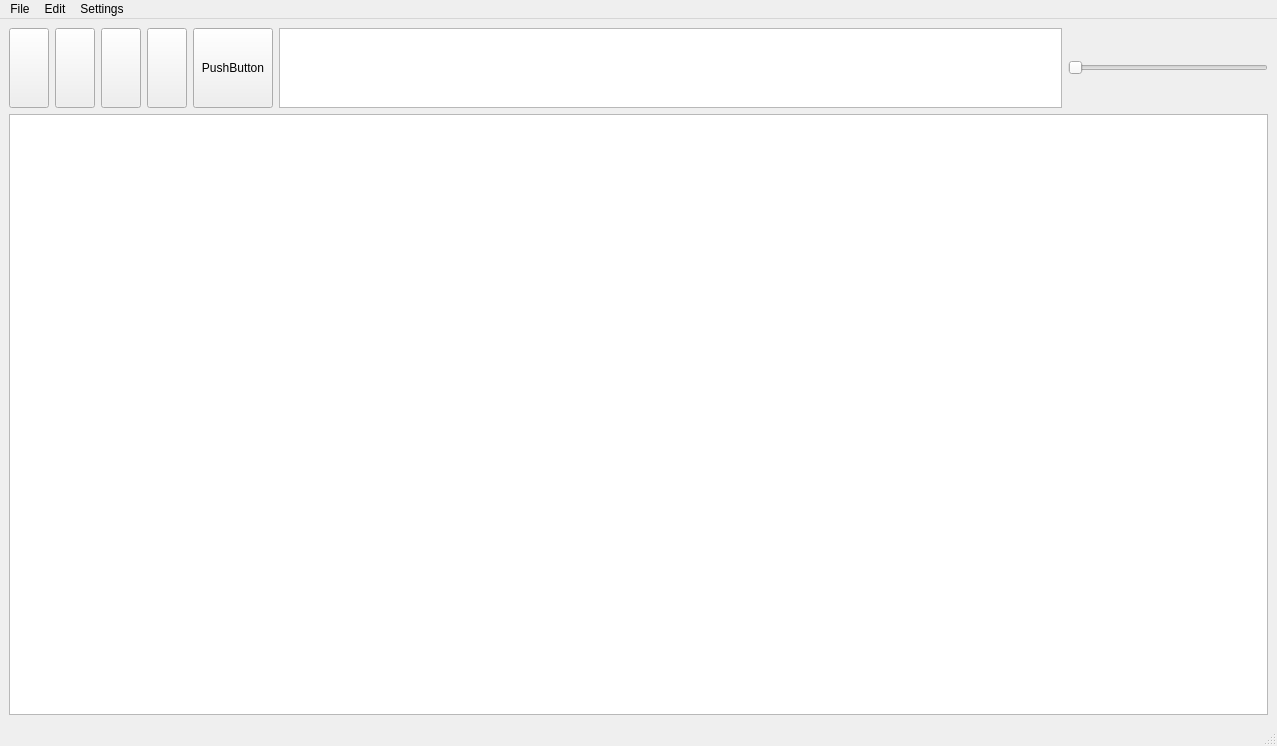
<?xml version="1.0" encoding="UTF-8"?>
<ui version="4.0">
 <class>MainWindow</class>
 <widget class="QMainWindow" name="MainWindow">
  <property name="geometry">
   <rect>
    <x>0</x>
    <y>0</y>
    <width>1277</width>
    <height>746</height>
   </rect>
  </property>
  <property name="sizePolicy">
   <sizepolicy hsizetype="Expanding" vsizetype="Preferred">
    <horstretch>0</horstretch>
    <verstretch>0</verstretch>
   </sizepolicy>
  </property>
  <property name="windowTitle">
   <string>MainWindow</string>
  </property>
  <widget class="QWidget" name="centralwidget">
   <property name="sizePolicy">
    <sizepolicy hsizetype="Expanding" vsizetype="Fixed">
     <horstretch>0</horstretch>
     <verstretch>0</verstretch>
    </sizepolicy>
   </property>
   <property name="minimumSize">
    <size>
     <width>0</width>
     <height>50</height>
    </size>
   </property>
   <layout class="QVBoxLayout" name="verticalLayout_2">
    <item>
     <layout class="QVBoxLayout" name="verticalLayout">
      <property name="sizeConstraint">
       <enum>QLayout::SetMinimumSize</enum>
      </property>
      <item>
       <layout class="QHBoxLayout" name="horizontalLayout">
        <property name="sizeConstraint">
         <enum>QLayout::SetMinimumSize</enum>
        </property>
        <item>
         <widget class="QPushButton" name="rewind">
          <property name="sizePolicy">
           <sizepolicy hsizetype="Fixed" vsizetype="Fixed">
            <horstretch>0</horstretch>
            <verstretch>0</verstretch>
           </sizepolicy>
          </property>
          <property name="minimumSize">
           <size>
            <width>0</width>
            <height>80</height>
           </size>
          </property>
          <property name="text">
           <string/>
          </property>
          <property name="icon">
           <iconset>
            <normalon>:/Icons/Rewind.png</normalon>
           </iconset>
          </property>
          <property name="iconSize">
           <size>
            <width>60</width>
            <height>35</height>
           </size>
          </property>
         </widget>
        </item>
        <item>
         <widget class="QPushButton" name="fastForward">
          <property name="sizePolicy">
           <sizepolicy hsizetype="Fixed" vsizetype="Fixed">
            <horstretch>0</horstretch>
            <verstretch>0</verstretch>
           </sizepolicy>
          </property>
          <property name="minimumSize">
           <size>
            <width>0</width>
            <height>80</height>
           </size>
          </property>
          <property name="text">
           <string/>
          </property>
          <property name="icon">
           <iconset>
            <normalon>../MVP/View/Icons/FastForward.png</normalon>
           </iconset>
          </property>
          <property name="iconSize">
           <size>
            <width>60</width>
            <height>35</height>
           </size>
          </property>
         </widget>
        </item>
        <item>
         <widget class="QPushButton" name="record">
          <property name="sizePolicy">
           <sizepolicy hsizetype="Fixed" vsizetype="Fixed">
            <horstretch>0</horstretch>
            <verstretch>0</verstretch>
           </sizepolicy>
          </property>
          <property name="minimumSize">
           <size>
            <width>0</width>
            <height>80</height>
           </size>
          </property>
          <property name="text">
           <string/>
          </property>
          <property name="icon">
           <iconset>
            <normalon>../MVP/View/Icons/Record.png</normalon>
           </iconset>
          </property>
          <property name="iconSize">
           <size>
            <width>60</width>
            <height>35</height>
           </size>
          </property>
         </widget>
        </item>
        <item>
         <widget class="QPushButton" name="play">
          <property name="sizePolicy">
           <sizepolicy hsizetype="Fixed" vsizetype="Fixed">
            <horstretch>0</horstretch>
            <verstretch>0</verstretch>
           </sizepolicy>
          </property>
          <property name="minimumSize">
           <size>
            <width>0</width>
            <height>80</height>
           </size>
          </property>
          <property name="text">
           <string/>
          </property>
          <property name="icon">
           <iconset>
            <normalon>../MVP/View/Icons/Play.png</normalon>
           </iconset>
          </property>
          <property name="iconSize">
           <size>
            <width>60</width>
            <height>35</height>
           </size>
          </property>
          <property name="checkable">
           <bool>true</bool>
          </property>
         </widget>
        </item>
        <item>
         <widget class="QPushButton" name="Stop">
          <property name="sizePolicy">
           <sizepolicy hsizetype="Fixed" vsizetype="Fixed">
            <horstretch>0</horstretch>
            <verstretch>0</verstretch>
           </sizepolicy>
          </property>
          <property name="minimumSize">
           <size>
            <width>0</width>
            <height>80</height>
           </size>
          </property>
          <property name="text">
           <string>PushButton</string>
          </property>
         </widget>
        </item>
        <item>
         <widget class="QGraphicsView" name="timeView">
          <property name="sizePolicy">
           <sizepolicy hsizetype="Expanding" vsizetype="Preferred">
            <horstretch>0</horstretch>
            <verstretch>0</verstretch>
           </sizepolicy>
          </property>
          <property name="minimumSize">
           <size>
            <width>500</width>
            <height>0</height>
           </size>
          </property>
          <property name="maximumSize">
           <size>
            <width>16777215</width>
            <height>100</height>
           </size>
          </property>
         </widget>
        </item>
        <item>
         <widget class="QSlider" name="horizontalSlider">
          <property name="sizePolicy">
           <sizepolicy hsizetype="Preferred" vsizetype="Fixed">
            <horstretch>0</horstretch>
            <verstretch>0</verstretch>
           </sizepolicy>
          </property>
          <property name="minimumSize">
           <size>
            <width>200</width>
            <height>50</height>
           </size>
          </property>
          <property name="maximumSize">
           <size>
            <width>16777215</width>
            <height>50</height>
           </size>
          </property>
          <property name="orientation">
           <enum>Qt::Horizontal</enum>
          </property>
         </widget>
        </item>
       </layout>
      </item>
     </layout>
    </item>
    <item>
     <widget class="QGraphicsView" name="graphicsView"/>
    </item>
   </layout>
  </widget>
  <widget class="QMenuBar" name="menubar">
   <property name="geometry">
    <rect>
     <x>0</x>
     <y>0</y>
     <width>1277</width>
     <height>22</height>
    </rect>
   </property>
   <widget class="QMenu" name="File">
    <property name="title">
     <string>File</string>
    </property>
   </widget>
   <widget class="QMenu" name="Edit">
    <property name="title">
     <string>Edit</string>
    </property>
   </widget>
   <widget class="QMenu" name="Settings">
    <property name="title">
     <string>Settings</string>
    </property>
   </widget>
   <addaction name="File"/>
   <addaction name="Edit"/>
   <addaction name="Settings"/>
  </widget>
  <widget class="QStatusBar" name="statusbar"/>
 </widget>
 <resources>
  <include location="../MVP/View/Icons/Icons.qrc"/>
 </resources>
 <connections/>
</ui>
